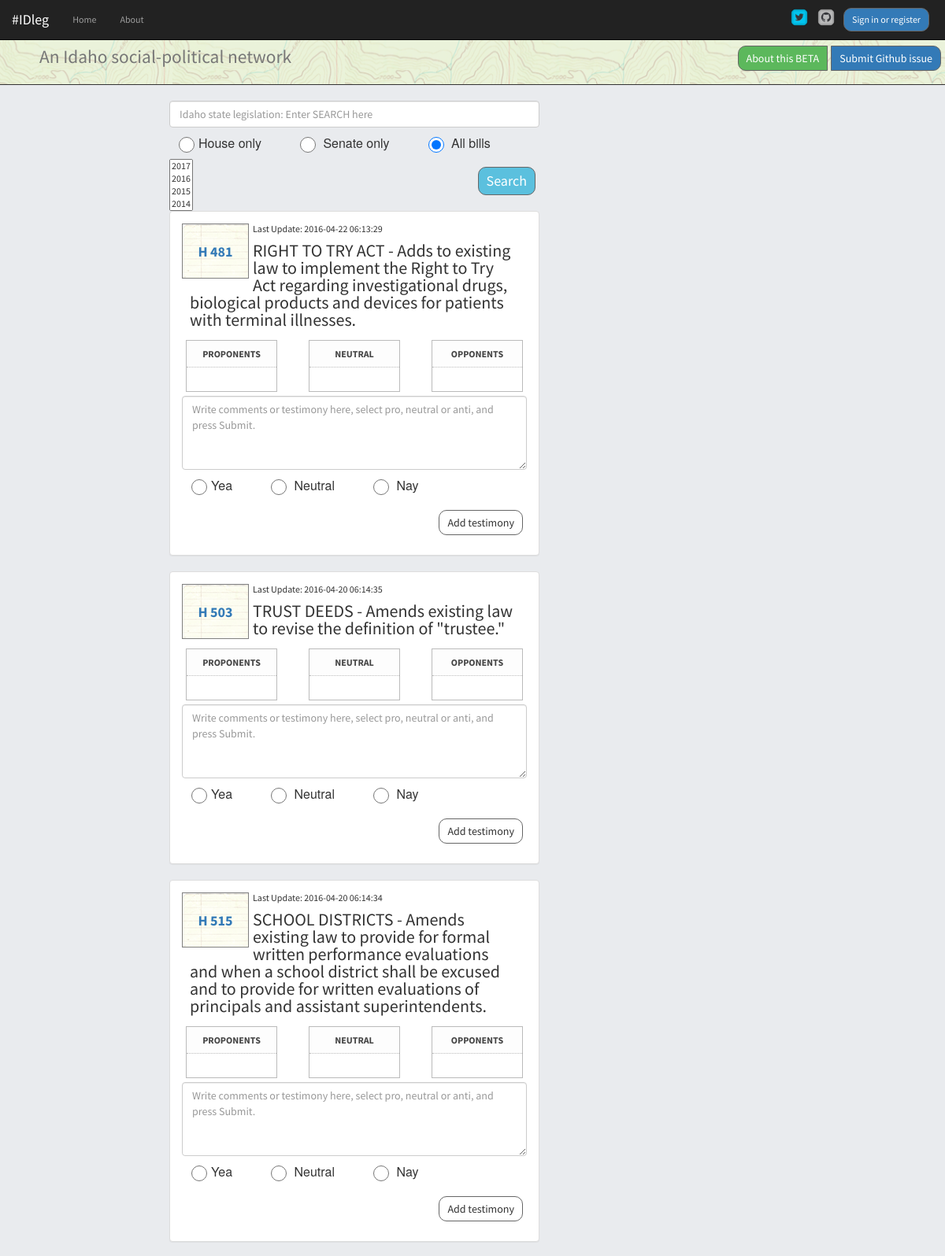
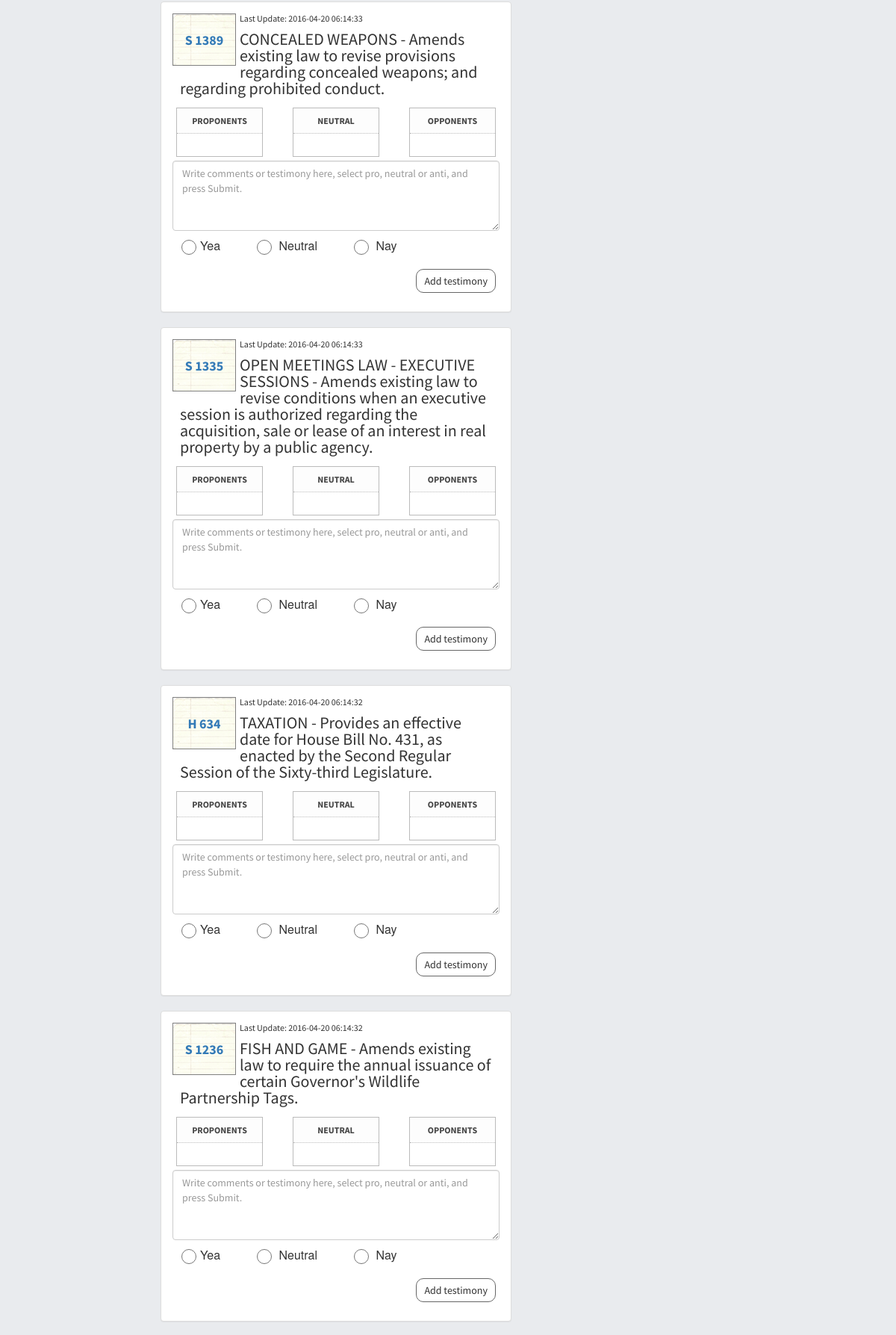
The page /index/3 (upper part) on the database its author committed (2 pictures, top to bottom).
### app/idleg/models.py (models this page shows, shortened)
class Bill(db.Model):
  __searchable__ = ['bill_name','title','bill_id']
  bill_id = db.Column(db.String(6)) #i.e. H 572
  year = db.Column(db.String(4))
  title = db.Column(db.Text) #Title and Descrip
  bill_name = db.Column(db.String(9), primary_key=True) #unique bill ID from Sunlight
  last_updated = db.Column(db.Text)
  votes_for = db.Column(db.Integer)
  votes_against = db.Column(db.Integer)
  comments = db.relationship('Comment', backref='bill_name', lazy='dynamic')

### app/idleg/views.py (the view)
@idleg.route('/', methods=['GET','POST'])
@idleg.route('/index', methods=['GET','POST'])
@idleg.route('/home', methods=['GET','POST'])
@idleg.route('/index/<int:page>', methods=['GET','POST'])
@cache.cached(timeout=60)
def home(page=1):
  rform = RegistrationForm(request.form)
  lform = LoginForm(request.form)
  comment_form = CommentForm(request.form)
  search_form = SearchForm(request.form)
  id_bills = Bill.query.order_by(desc(Bill.last_updated)).paginate(page, 10, False)
  return render_template('home.html', user=current_user, id_bills=id_bills, lform=lform, comment_form=comment_form, search_form=search_form, rform=rform)

### app/idleg/models.py
class RegistrationForm(Form):
  username = TextField('Username', [InputRequired()])
  email = StringField('Email Address', [InputRequired()])
  password = PasswordField('Password', [validators.DataRequired(), validators.EqualTo('confirm', message='Passwords must match')])
  confirm = PasswordField('Confirm Password', [InputRequired()])

class LoginForm(Form):
  username = TextField('Username', [InputRequired()])
  password = PasswordField('Password', [InputRequired()])

### app/idleg/views.py (called while the page is built)
@idleg.before_request
def get_current_user():
  g.user = current_user

### app/templates/home.html
{% extends 'base.html' %}
{% block container %}
  {% include 'bill_list.html' %}
{% endblock %}

### app/templates/bill_list.html (shortened to what this page needs)
{% block container %}
    <div class="col-md-2"></div>
      <div class="col-md-5">
          <form action="{{ url_for('idleg.search') }}" method="POST" role="search" id="searchTerm">
                  {{ search_form.search(placeholder="Idaho state legislation: Enter SEARCH here", class="form-control") }}
              {{ search_form.house(class="radio-inline", type="radio") }}
              {{ search_form.year(class="selectpicker", type="dropdown", title="Select years (default = 2017)", id='selForm') }}
              <button id="submitsearch" type="submit" value="submit" class="btn btn-info btn-lg pull-right">Search</button>
          </form>
      <div class="list">
      {% for bill in id_bills.items %}
        <div class="panel panel-default">
          <div class="panel-body">
                <div><span class="billimage"><a href={{ url_for('idleg.bills', bill_deet=bill.bill_name) }}>{% print bill.bill_id %}</a></span></div>
                <div class="lastaction">Last Update: {% print bill.last_updated %}</div>
                <div class="billsummary">{% print bill.title %}</div>
            <div class="row">
              <div class="col-md-4">
                <div class="detailBox">
                  <div class="titleBox">
                    <label>Proponents</label>
                  </div>
                 <div class="actionBox">
                </div>
              </div>
            </div>
              <div class="col-md-4">
                <div class="detailBox">
                  <div class="titleBox">
                    <label>Neutral</label>
                  </div>
                 <div class="actionBox">
                </div>
              </div>
            </div>
              <div class="col-md-4">
                <div class="detailBox">
                  <div class="titleBox">
                    <label>Opponents</label>
                  </div>
                 <div class="actionBox">
                </div>
              </div>
            </div>
          </div>
              <div class="form-group">
                  <form role="form" id="comment-{{ bill.bill_id|replace(" ","") }}" class="commentForm">
                    {{ comment_form.comment(rows="4", placeholder="Write comments or testimony here, select pro, neutral or anti, and press Submit.", class="form-control") }}
                    <div class="form-group">{{ comment_form.position(class="radio-inline", type="radio") }}
                      <button id="submitcomment" type="submit" class="btn pull-right btn-default">Add testimony</button></div>
                  </form>
              </div>
              </div>
            </div>
          {% endfor %}
      </div>
  </div>
{% endblock %}

### app/static/css/styles.css (style rules this page uses)
body { background-color: #e9ebee; }
body { font-family: 'Source Sans Pro', Helvetica, sans-serif; font-size: 12px; line-height: 1.3rem; font-weight: 400; margin: 0; padding: 0; }
.form-group { position: relative; }
.btn { margin: 10px 5px 10px 5px; padding: 5px 10px; border-radius: 10px; border: solid 1px #666; display: block; float: left; cursor: pointer; }
#position label, #house label { padding:7px; font-weight: 200; margin: 3px 30px; }
#position li, #house li { display: inline; font: normal 12px/1.3 'helvetica neue', hevetica, arial; font-size: 16px; }
#position input[type=radio], #house input[type=radio] { border: 20px; width: 20px; height: 20px; margin: 12px; }
.radio-inline { padding-left: 0px; }
.billimage { background-image: url("../images/billpage.png"); position: relative; width: 85px; height: 70px; float: left; margin: 0px 5px 0px 0px; border: 1px solid gray; }
span.billimage { font-size: 1.5em; font-family: 'Source Sans Pro', Helvetica, sans-serif; font-weight: bold; line-height: 70px; padding: 0px 5px; text-align: center; }
.billsummary { font-size: 2.2rem; line-height: 2.2rem; padding:10px; }
.detailBox { border:1px solid #bbb; margin:5px; }
.titleBox { background-color:#fdfdfd; padding:10px; text-align: center; text-transform: uppercase; }
.titleBox label { color:#444; margin:0; display:inline-block; }
.actionBox { border-top:1px dotted #bbb; padding:10px; }

### rows shown on the page
Bill: bill "H 481", last_updated "2016-04-22 06:13:29", title "RIGHT TO TRY ACT - Adds to existing law to implement the Right to Try Act regarding investigational drugs, biological products and devices for patients with terminal illnesses."
Bill: bill "H 503", last_updated "2016-04-20 06:14:35", title "TRUST DEEDS - Amends existing law to revise the definition of \"trustee.\""
Bill: bill "H 515", last_updated "2016-04-20 06:14:34", title "SCHOOL DISTRICTS - Amends existing law to provide for formal written performance evaluations and when a school district shall be excused and to provide for written evaluations of principals and assistant superintendents."
Bill: bill "S 1389", last_updated "2016-04-20 06:14:33", title "CONCEALED WEAPONS - Amends existing law to revise provisions regarding concealed weapons; and regarding prohibited conduct."
Bill: bill "S 1335", last_updated "2016-04-20 06:14:33", title "OPEN MEETINGS LAW - EXECUTIVE SESSIONS - Amends existing law to revise conditions when an executive session is authorized regarding the acquisition, sale or lease of an interest in real property by a public agency."
Bill: bill "H 634", last_updated "2016-04-20 06:14:32", title "TAXATION - Provides an effective date for House Bill No. 431, as enacted by the Second Regular Session of the Sixty-third Legislature."
Bill: bill "S 1236", last_updated "2016-04-20 06:14:32", title "FISH AND GAME - Amends existing law to require the annual issuance of certain Governor's Wildlife Partnership Tags."
